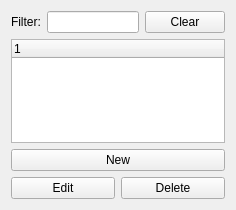
       <widget class="QWidget" name="page_platform">
        <property name="geometry">
         <rect>
          <x>0</x>
          <y>0</y>
          <width>236</width>
          <height>210</height>
         </rect>
        </property>
        <attribute name="label">
         <string>Platforms</string>
        </attribute>
        <layout class="QVBoxLayout" name="verticalLayout_19">
         <item>
          <layout class="QHBoxLayout" name="platform_filter">
           <item>
            <widget class="QLabel" name="platform_label_filter">
             <property name="text">
              <string>Filter:</string>
             </property>
            </widget>
           </item>
           <item>
            <widget class="QLineEdit" name="platform_filter_text"/>
           </item>
           <item>
            <widget class="QPushButton" name="platform_filter_clear">
             <property name="text">
              <string>Clear</string>
             </property>
            </widget>
           </item>
          </layout>
         </item>
         <item>
          <widget class="QTreeWidget" name="platform_list">
           <column>
            <property name="text">
             <string>1</string>
            </property>
           </column>
          </widget>
         </item>
         <item>
          <layout class="QGridLayout" name="platform_buttons">
           <item row="1" column="0">
            <widget class="QPushButton" name="platform_modify_button">
             <property name="sizePolicy">
              <sizepolicy hsizetype="MinimumExpanding" vsizetype="Fixed">
               <horstretch>0</horstretch>
               <verstretch>0</verstretch>
              </sizepolicy>
             </property>
             <property name="toolTip">
              <string>Edit the selected platform</string>
             </property>
             <property name="text">
              <string>Edit</string>
             </property>
             <property name="icon">
              <iconset resource="../../ufwi-rpcc-qt/resources/ufwi-rpcc-qt.qrc">
               <normaloff>:/icons/edit.png</normaloff>:/icons/edit.png</iconset>
             </property>
            </widget>
           </item>
           <item row="1" column="1">
            <widget class="QPushButton" name="platform_delete_button">
             <property name="sizePolicy">
              <sizepolicy hsizetype="MinimumExpanding" vsizetype="Fixed">
               <horstretch>0</horstretch>
               <verstretch>0</verstretch>
              </sizepolicy>
             </property>
             <property name="toolTip">
              <string>Delete the selected platform</string>
             </property>
             <property name="text">
              <string>Delete</string>
             </property>
             <property name="icon">
              <iconset resource="../../ufwi-rpcc-qt/resources/ufwi-rpcc-qt.qrc">
               <normaloff>:/icons/delete.png</normaloff>:/icons/delete.png</iconset>
             </property>
            </widget>
           </item>
           <item row="0" column="0" colspan="2">
            <widget class="QPushButton" name="platform_create_button">
             <property name="sizePolicy">
              <sizepolicy hsizetype="MinimumExpanding" vsizetype="Fixed">
               <horstretch>0</horstretch>
               <verstretch>0</verstretch>
              </sizepolicy>
             </property>
             <property name="toolTip">
              <string>Create a new platform</string>
             </property>
             <property name="text">
              <string>New</string>
             </property>
             <property name="icon">
              <iconset resource="../../ufwi-rpcc-qt/resources/ufwi-rpcc-qt.qrc">
               <normaloff>:/icons/add.png</normaloff>:/icons/add.png</iconset>
             </property>
            </widget>
           </item>
          </layout>
         </item>
        </layout>
       </widget>
